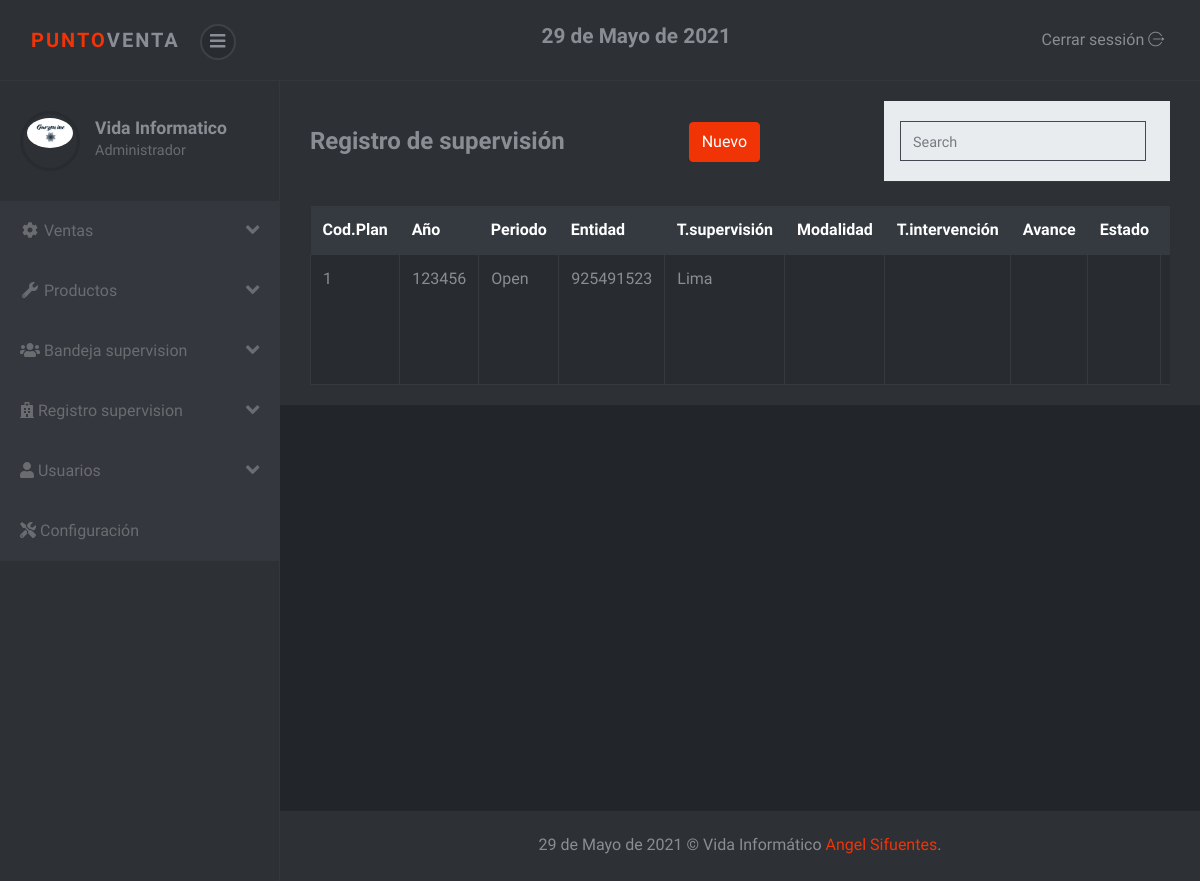
/sistema/lista_proveedor.php (signed in), run on the app's committed database.
### tables this page shows
CREATE TABLE `proveedor` (
	`codproveedor` INT(10) NOT NULL AUTO_INCREMENT,
	`proveedor` VARCHAR(100) NOT NULL COLLATE 'utf8_spanish_ci',
	`contacto` VARCHAR(100) NOT NULL COLLATE 'utf8_spanish_ci',
	`telefono` VARCHAR(100) NOT NULL DEFAULT '' COLLATE 'utf8_spanish_ci',
	`direccion` VARCHAR(100) NOT NULL COLLATE 'utf8_spanish_ci',
	`usuario_id` INT(10) NOT NULL,
	`modalidad` VARCHAR(100) NOT NULL COLLATE 'utf8_spanish_ci',
	`intervencion` VARCHAR(100) NOT NULL COLLATE 'utf8_spanish_ci',
	`avance` VARCHAR(100) NOT NULL COLLATE 'utf8_spanish_ci',
	`estado` VARCHAR(100) NOT NULL COLLATE 'utf8_spanish_ci',
	PRIMARY KEY (`codproveedor`) USING BTREE
)
COLLATE='utf8_spanish_ci';

### sistema/lista_proveedor.php (the view, shortened to what this page needs)
<?php include_once "includes/header.php"; ?>
<div class="container-fluid">
	<div class="d-sm-flex align-items-center justify-content-between mb-4">
		<h1 class="h3 mb-0 text-gray-800">Registro de supervisión</h1>
		<a href="registro_cliente.php" class="btn btn-primary">Nuevo</a>
		<nav class="navbar navbar-light bg-light">
			<form class="form-inline">
				<input class="form-control mr-sm-2" type="search" placeholder="Search" aria-label="Search">
			</form>
		</nav>
	</div>
	<div class="row">
		<div class="col-lg-12">
			<div class="table-responsive">
				<table class="table table-striped table-bordered" id="table">
					<thead class="thead-dark">
						<tr>
							<th>Cod.Plan</th>
							<th>Año</th>
							<th>Periodo</th>
							<th>Entidad</th>
							<th>T.supervisión</th>
							<th>Modalidad</th>
							<th>T.intervención</th>
							<th>Avance</th>
							<th>Estado</th>
							<?php if ($_SESSION['rol'] == 1) { ?>
							<th>ACCIONES</th>
							<?php } ?>
						</tr>
					</thead>
					<tbody>
						<?php
						include "../conexion.php";
						$query = mysqli_query($conexion, "SELECT * FROM proveedor");
						$result = mysqli_num_rows($query);
						if ($result > 0) {
							while ($data = mysqli_fetch_assoc($query)) { ?>
								<tr>
									<td><?php echo $data['codproveedor']; ?></td>
									<td><?php echo $data['contacto']; ?></td>
									<td><?php echo $data['proveedor']; ?></td>
									<td><?php echo $data['telefono']; ?></td>
									<td><?php echo $data['direccion']; ?></td>
									<td><?php echo $data['modalidad']; ?></td>
									<td><?php echo $data['intervencion']; ?></td>
									<td><?php echo $data['avance']; ?></td>
									<td><?php echo $data['estado']; ?></td>
									<?php if ($_SESSION['rol'] == 1) { ?>
									<td>
									</td>
									<?php } ?>
								</tr>
						<?php }
						} ?>
					</tbody>
				</table>
			</div>
		</div>
	</div>
</div>
<?php include_once "includes/footer.php"; ?>

### sistema/css/style.violet.css (style rules this page uses)
body { position: relative; }
a { -webkit-transition: all 0.3s; transition: all 0.3s; display: inline-block; }
input { outline: none; }
nav.navbar { background: #2d3035; color: #8a8d93; padding-top: 20px; padding-bottom: 20px; border-bottom: 1px solid #34373d; z-index: 10; }
.form-control { height: calc(2.4rem + 2px); border: 1px solid #444951; background: transparent; border-radius: 0; color: #979a9f; padding: 0.45rem 0.75rem; }
.table { margin-bottom: 0; color: #8a8d93; }
.table td, .table th { border-color: #343a40; }
.table thead th { border: none; }
.table-striped tbody tr { -webkit-transition: all 0.3s; transition: all 0.3s; }
.table-striped tbody tr:nth-of-type(odd) { background-color: #282b2f; }
.table-bordered td, .table-bordered th { border-color: #343a40; }
.navbar { padding: 0.5rem 1rem; }
.btn { font-weight: 400; border: 1px solid transparent; padding: 0.45rem 0.75rem; font-size: 1rem; line-height: 1.5; border-radius: 0.25rem; -webkit-transition: color 0.15s ease-in-out, background-color 0.15s ease-in-out, border-color 0.15s ease-in-out, -webkit-box-shadow 0.15s ease-in-out; transition: color 0.15s ease-in-out, background-color 0.15s ease-in-out, border-color 0.15s ease-in-out, -webkit-box-shadow 0.15s ease-in-out; transition: color 0.15s ease-in-out, background-color 0.15s ease-in-out, border-color 0.15s ease-in-out, box-shadow 0.15s ease-in-out; transition: color 0.15s ease-in-out, background-color 0.15s ease-in-out, border-color 0.15s ease-in-out, box-shadow 0.15s ease-in-out, -webkit-box-shadow 0.15s ease-in-out; }
.btn-primary { color: color-yiq(#f03406); background-color: #f03406; border-color: #f03406; }
body { font-family: "Muli", sans-serif; font-size: 1rem; font-weight: 400; line-height: 1.5; color: #8a8d93; background-color: #fff; }
a { color: #f03406; text-decoration: none; }
h1, h2, h3, h4, h5, h6, .h1, .h2, .h3, .h4, .h5, .h6 { margin-bottom: 0.5rem; font-family: inherit; font-weight: 700; line-height: 1.2; color: inherit; }
h1, .h1 { font-size: 2.5rem; }
h3, .h3 { font-size: 1.5rem; }
.bg-light { background-color: #e9ecef !important; }

### data on the page
proveedor: codproveedor "1", contacto "123456", proveedor "Open", telefono "925491523", direccion "Lima"

### other printed values
fechaPeru() "29 de Mayo de 2021"
$_SESSION['nombre'] "Vida Informatico"
